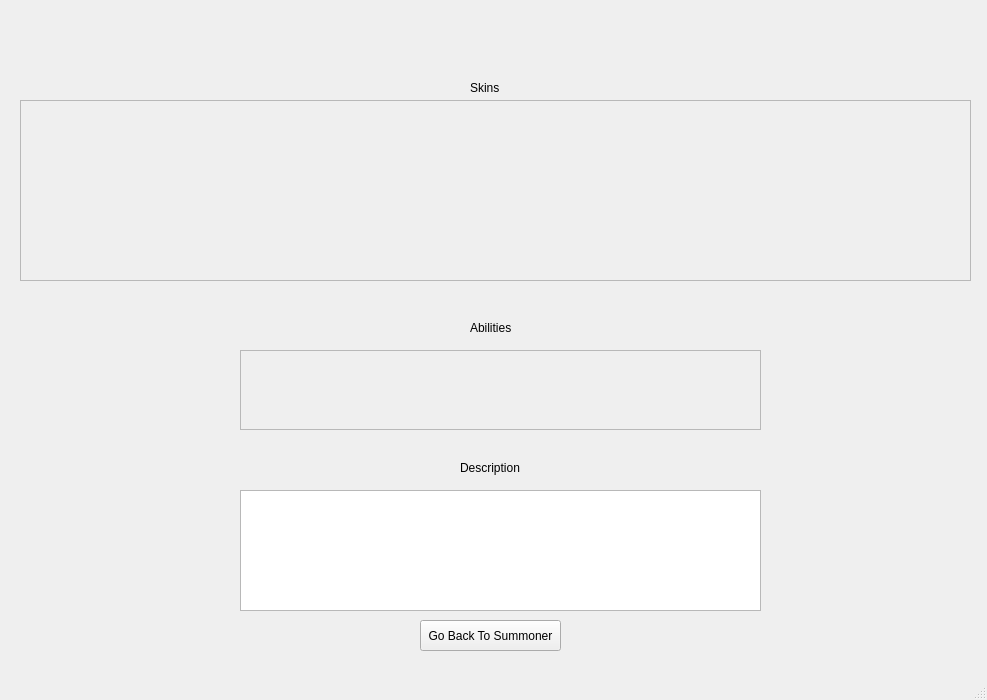
<?xml version="1.0" encoding="UTF-8"?>
<ui version="4.0">
 <class>ChampionWindow</class>
 <widget class="QMainWindow" name="ChampionWindow">
  <property name="geometry">
   <rect>
    <x>0</x>
    <y>0</y>
    <width>987</width>
    <height>700</height>
   </rect>
  </property>
  <property name="windowTitle">
   <string>MainWindow</string>
  </property>
  <widget class="QWidget" name="centralwidget">
   <widget class="QLabel" name="champion_name_label">
    <property name="geometry">
     <rect>
      <x>450</x>
      <y>30</y>
      <width>131</width>
      <height>31</height>
     </rect>
    </property>
    <property name="text">
     <string/>
    </property>
   </widget>
   <widget class="QPushButton" name="back_to_summoner_button">
    <property name="geometry">
     <rect>
      <x>420</x>
      <y>620</y>
      <width>141</width>
      <height>31</height>
     </rect>
    </property>
    <property name="toolTip">
     <string>Click to go back to the Summoner Window.</string>
    </property>
    <property name="text">
     <string>Go Back To Summoner</string>
    </property>
   </widget>
   <widget class="QScrollArea" name="skins_list">
    <property name="geometry">
     <rect>
      <x>20</x>
      <y>100</y>
      <width>951</width>
      <height>181</height>
     </rect>
    </property>
    <property name="sizeAdjustPolicy">
     <enum>QAbstractScrollArea::AdjustToContentsOnFirstShow</enum>
    </property>
    <property name="widgetResizable">
     <bool>true</bool>
    </property>
    <widget class="QWidget" name="scrollAreaWidgetContents">
     <property name="geometry">
      <rect>
       <x>0</x>
       <y>0</y>
       <width>949</width>
       <height>179</height>
      </rect>
     </property>
    </widget>
   </widget>
   <widget class="QLabel" name="skins_label">
    <property name="geometry">
     <rect>
      <x>470</x>
      <y>80</y>
      <width>45</width>
      <height>15</height>
     </rect>
    </property>
    <property name="text">
     <string>Skins</string>
    </property>
   </widget>
   <widget class="QLabel" name="ability_label">
    <property name="geometry">
     <rect>
      <x>470</x>
      <y>320</y>
      <width>45</width>
      <height>15</height>
     </rect>
    </property>
    <property name="text">
     <string>Abilities</string>
    </property>
   </widget>
   <widget class="QScrollArea" name="ability_list">
    <property name="geometry">
     <rect>
      <x>240</x>
      <y>350</y>
      <width>521</width>
      <height>80</height>
     </rect>
    </property>
    <property name="widgetResizable">
     <bool>true</bool>
    </property>
    <widget class="QWidget" name="scrollAreaWidgetContents_2">
     <property name="geometry">
      <rect>
       <x>0</x>
       <y>0</y>
       <width>519</width>
       <height>78</height>
      </rect>
     </property>
    </widget>
   </widget>
   <widget class="QTextBrowser" name="ability_description">
    <property name="geometry">
     <rect>
      <x>240</x>
      <y>490</y>
      <width>521</width>
      <height>121</height>
     </rect>
    </property>
   </widget>
   <widget class="QLabel" name="ability_description_label">
    <property name="geometry">
     <rect>
      <x>460</x>
      <y>460</y>
      <width>71</width>
      <height>16</height>
     </rect>
    </property>
    <property name="text">
     <string>Description</string>
    </property>
   </widget>
  </widget>
  <widget class="QMenuBar" name="menubar">
   <property name="geometry">
    <rect>
     <x>0</x>
     <y>0</y>
     <width>987</width>
     <height>20</height>
    </rect>
   </property>
  </widget>
  <widget class="QStatusBar" name="statusbar"/>
 </widget>
 <resources/>
 <connections/>
</ui>
